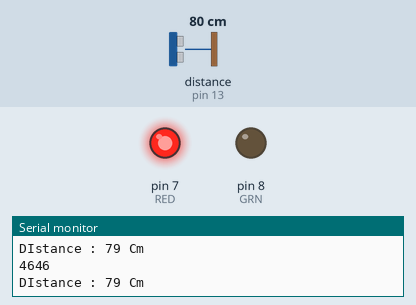
Simulated run of this sketch. Board: Arduino Uno, built with avr-gcc and run on an emulated ATmega328P. Parts: output pins drawn as LEDs (lit = HIGH), the last lines printed to the serial monitor. Wiring (inferred from the names in the program): ultrasonic range finder: trigger pin 12; echo pin 13. Dashed ring = blinking. Inputs (shaded band) come from the test bench; at power-on: distance to the obstacle (sensor on pin 13) 80 cm. The echo pulse lasts 58.3 µs per cm; pins used as bus, display or sensor lines are not drawn.

Above: at 3.8 s.
3.9 s: distance to the obstacle (sensor on pin 13) set to 98 cm
8.2 s: distance to the obstacle (sensor on pin 13) set to 105 cm
At 12.4 s:
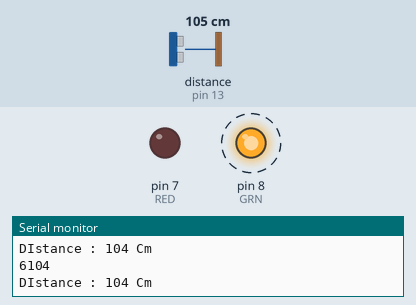
Timing chart, 0 to 22.8 s (numbered marks = the images above; inputs shaded):
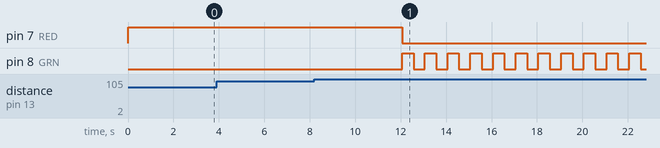

The sketch:

bus_led_indicator_sample.ino
```cpp
int RED = 7;
int GRN = 8;
int TRIG = 12;
int ECHO = 13;
const int distance_max = 256;
const int distance_line = 100;
const int measuring_interval = 1000;

void setup() {
  // put your setup code here, to run once:
  Serial.begin(9600);
  pinMode(RED, OUTPUT);
  pinMode(GRN, OUTPUT);
  pinMode(TRIG, OUTPUT);
  pinMode(ECHO, INPUT);
}

void loop() {
  // put your main code here, to run repeatedly:
  long duration, distance;
  int count = 0;

  Serial.println("DOOR OPENED");
  digitalWrite(RED, HIGH);
  delay(2000);

  while(count < 3) {
    digitalWrite(TRIG, LOW);
    delayMicroseconds(2);
    digitalWrite(TRIG, HIGH);
    delayMicroseconds(20);
    digitalWrite(TRIG, LOW);

    duration = pulseIn(ECHO, HIGH);
    distance = duration / 58.2;

    //Codes for monitoring sensor values
    Serial.println(duration );
    Serial.print("\nDIstance : ");
    Serial.print(distance);
    Serial.println(" Cm");

    if(distance > distance_line)  count++;
    else                          count = 0;

    delay(measuring_interval);
  }

  digitalWrite(RED, LOW);
  while(1) {
    digitalWrite(GRN, HIGH);
    delay(500);
    digitalWrite(GRN, LOW);
    delay(500);
  }
}
```

Measured:
- the behaviour switches between 101 and 102 cm on distance to the obstacle (sensor on pin 13) (found by bisection; images 0 and 1)
- after the input at 8.2 s, pin 7 (RED): HIGH → LOW after 3.9 s; pin 8 (GRN): alternates HIGH for 0.50 s and LOW for 0.50 s, starting after 3.9 s
